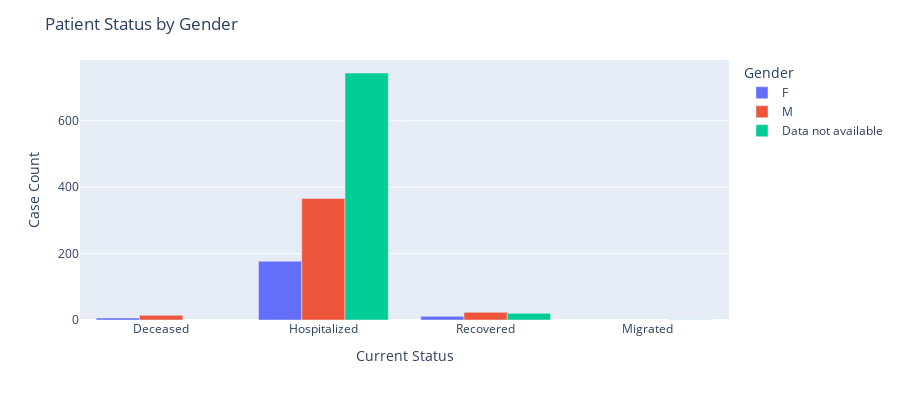

The notebook cell this image was saved under:
### Code cell
#sns.countplot(raw_data_df['Current Status'], hue=raw_data_df['Gender'])

fig = px.bar(new_df, x="Current Status", y="Patient Number", color='Gender', barmode='group',height=400)
fig.update_layout(title='Patient Status by Gender',yaxis_title="Case Count")
fig.show()

### Figure 1 — Plotly figure (JSON) as saved in the notebook; plotly's stock layout.template omitted (floating-point values rounded to 4 significant figures)
{"data": [{"alignmentgroup": "True", "hoverlabel": {"namelength": 0}, "hovertemplate": "Gender=F<br>Current Status=%{x}<br>Patient Number=%{y}", "legendgroup": "F", "marker": {"color": "#636efa"}, "name": "F", "offsetgroup": "F", "orientation": "v", "showlegend": true, "textposition": "auto", "type": "bar", "x": ["Deceased", "Hospitalized", "Recovered"], "xaxis": "x", "y": [6, 177, 11], "yaxis": "y"}, {"alignmentgroup": "True", "hoverlabel": {"namelength": 0}, "hovertemplate": "Gender=M<br>Current Status=%{x}<br>Patient Number=%{y}", "legendgroup": "M", "marker": {"color": "#EF553B"}, "name": "M", "offsetgroup": "M", "orientation": "v", "showlegend": true, "textposition": "auto", "type": "bar", "x": ["Deceased", "Hospitalized", "Recovered"], "xaxis": "x", "y": [14, 366, 23], "yaxis": "y"}, {"alignmentgroup": "True", "hoverlabel": {"namelength": 0}, "hovertemplate": "Gender=Data not available<br>Current Status=%{x}<br>Patient Number=%{y}", "legendgroup": "Data not available", "marker": {"color": "#00cc96"}, "name": "Data not available", "offsetgroup": "Data not available", "orientation": "v", "showlegend": true, "textposition": "auto", "type": "bar", "x": ["Hospitalized", "Migrated", "Recovered"], "xaxis": "x", "y": [744, 1, 20], "yaxis": "y"}], "layout": {"barmode": "group", "height": 400, "legend": {"title": {"text": "Gender"}, "tracegroupgap": 0}, "margin": {"t": 60}, "title": {"text": "Patient Status by Gender"}, "xaxis": {"anchor": "y", "domain": [0, 1], "title": {"text": "Current Status"}}, "yaxis": {"anchor": "x", "domain": [0, 1], "title": {"text": "Case Count"}}}}
